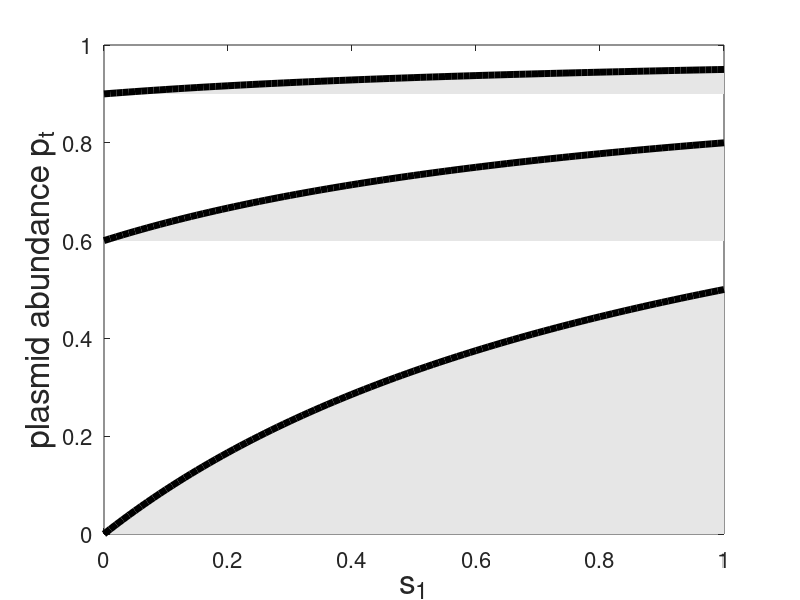

Write MATLAB code to recreate this figure.
clear;
clc;
beta=0.5; % define the beta value; 
epsilons=[2 5 20];% define the effective plasmid transfer rate, epsilon

s1=0:0.01:1;% changing s1, which represents the community composition

for i=1:length(epsilons)
    epsilon=epsilons(i);
    pt=1-1/epsilon*1./((1-beta)*s1+beta);% for each epsilon, calculating the plasmid abundance pt as a function of s1
    patch([s1 fliplr(s1)], [min(pt)*ones(1,length(pt)) fliplr(pt)],[0.9 0.9 0.9],'LineStyle','none');hold on;
    plot(s1,pt,'k-','linewidth',5);
    hold on
end
set(gca,'fontsize',16);
xlabel('s_1','fontsize',24);
ylabel('plasmid abundance p_t','fontsize',24);
set(gcf,'position',[100 100 300 300]);
box on;


